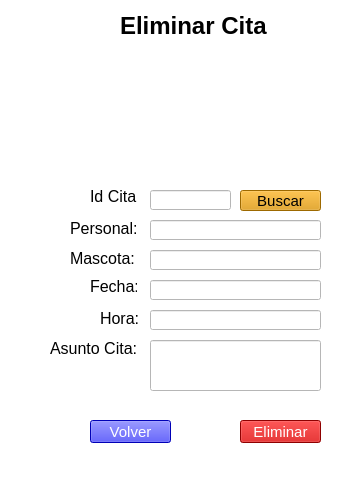
<?xml version="1.0" encoding="UTF-8"?>
<ui version="4.0">
 <class>MainWindow</class>
 <widget class="QMainWindow" name="MainWindow">
  <property name="geometry">
   <rect>
    <x>0</x>
    <y>0</y>
    <width>358</width>
    <height>502</height>
   </rect>
  </property>
  <property name="windowTitle">
   <string>MainWindow</string>
  </property>
  <property name="styleSheet">
   <string notr="true">background-color: rgb(255, 255, 255);</string>
  </property>
  <widget class="QWidget" name="centralwidget">
   <widget class="QLabel" name="label">
    <property name="geometry">
     <rect>
      <x>120</x>
      <y>10</y>
      <width>151</width>
      <height>31</height>
     </rect>
    </property>
    <property name="font">
     <font>
      <family>Arial</family>
      <pointsize>18</pointsize>
      <weight>75</weight>
      <bold>true</bold>
     </font>
    </property>
    <property name="text">
     <string>Eliminar Cita</string>
    </property>
   </widget>
   <widget class="QLabel" name="label_2">
    <property name="geometry">
     <rect>
      <x>140</x>
      <y>50</y>
      <width>111</width>
      <height>111</height>
     </rect>
    </property>
    <property name="text">
     <string/>
    </property>
    <property name="pixmap">
     <pixmap>Eliminar.jpeg</pixmap>
    </property>
    <property name="scaledContents">
     <bool>true</bool>
    </property>
   </widget>
   <widget class="QLabel" name="label_3">
    <property name="geometry">
     <rect>
      <x>90</x>
      <y>190</y>
      <width>47</width>
      <height>13</height>
     </rect>
    </property>
    <property name="font">
     <font>
      <family>Arial</family>
      <pointsize>12</pointsize>
     </font>
    </property>
    <property name="text">
     <string>Id Cita:</string>
    </property>
   </widget>
   <widget class="QLabel" name="label_4">
    <property name="geometry">
     <rect>
      <x>70</x>
      <y>220</y>
      <width>71</width>
      <height>16</height>
     </rect>
    </property>
    <property name="font">
     <font>
      <family>Arial</family>
      <pointsize>12</pointsize>
     </font>
    </property>
    <property name="text">
     <string>Personal:</string>
    </property>
   </widget>
   <widget class="QLabel" name="label_5">
    <property name="geometry">
     <rect>
      <x>70</x>
      <y>250</y>
      <width>71</width>
      <height>16</height>
     </rect>
    </property>
    <property name="font">
     <font>
      <family>Arial</family>
      <pointsize>12</pointsize>
     </font>
    </property>
    <property name="text">
     <string>Mascota:</string>
    </property>
   </widget>
   <widget class="QLabel" name="label_6">
    <property name="geometry">
     <rect>
      <x>90</x>
      <y>280</y>
      <width>47</width>
      <height>13</height>
     </rect>
    </property>
    <property name="font">
     <font>
      <family>Arial</family>
      <pointsize>12</pointsize>
     </font>
    </property>
    <property name="text">
     <string>Fecha:</string>
    </property>
   </widget>
   <widget class="QLabel" name="label_7">
    <property name="geometry">
     <rect>
      <x>100</x>
      <y>310</y>
      <width>41</width>
      <height>16</height>
     </rect>
    </property>
    <property name="font">
     <font>
      <family>Arial</family>
      <pointsize>12</pointsize>
     </font>
    </property>
    <property name="text">
     <string>Hora:</string>
    </property>
   </widget>
   <widget class="QLabel" name="label_8">
    <property name="geometry">
     <rect>
      <x>50</x>
      <y>340</y>
      <width>91</width>
      <height>16</height>
     </rect>
    </property>
    <property name="font">
     <font>
      <family>Arial</family>
      <pointsize>12</pointsize>
     </font>
    </property>
    <property name="text">
     <string>Asunto Cita:</string>
    </property>
   </widget>
   <widget class="QLineEdit" name="asunto">
    <property name="geometry">
     <rect>
      <x>150</x>
      <y>340</y>
      <width>171</width>
      <height>51</height>
     </rect>
    </property>
    <property name="font">
     <font>
      <family>Arial</family>
      <pointsize>12</pointsize>
     </font>
    </property>
   </widget>
   <widget class="QLineEdit" name="id">
    <property name="geometry">
     <rect>
      <x>150</x>
      <y>190</y>
      <width>81</width>
      <height>20</height>
     </rect>
    </property>
    <property name="font">
     <font>
      <family>Arial</family>
      <pointsize>11</pointsize>
     </font>
    </property>
    <property name="text">
     <string/>
    </property>
   </widget>
   <widget class="QLineEdit" name="personal">
    <property name="geometry">
     <rect>
      <x>150</x>
      <y>220</y>
      <width>171</width>
      <height>20</height>
     </rect>
    </property>
    <property name="font">
     <font>
      <family>Arial</family>
      <pointsize>11</pointsize>
     </font>
    </property>
    <property name="text">
     <string/>
    </property>
   </widget>
   <widget class="QLineEdit" name="mascota">
    <property name="geometry">
     <rect>
      <x>150</x>
      <y>250</y>
      <width>171</width>
      <height>20</height>
     </rect>
    </property>
    <property name="font">
     <font>
      <family>Arial</family>
      <pointsize>11</pointsize>
     </font>
    </property>
   </widget>
   <widget class="QLineEdit" name="fecha">
    <property name="geometry">
     <rect>
      <x>150</x>
      <y>280</y>
      <width>171</width>
      <height>20</height>
     </rect>
    </property>
    <property name="font">
     <font>
      <family>Arial</family>
      <pointsize>11</pointsize>
     </font>
    </property>
   </widget>
   <widget class="QLineEdit" name="hora">
    <property name="geometry">
     <rect>
      <x>150</x>
      <y>310</y>
      <width>171</width>
      <height>20</height>
     </rect>
    </property>
    <property name="font">
     <font>
      <family>Arial</family>
      <pointsize>11</pointsize>
     </font>
    </property>
   </widget>
   <widget class="QPushButton" name="volver">
    <property name="geometry">
     <rect>
      <x>90</x>
      <y>420</y>
      <width>81</width>
      <height>23</height>
     </rect>
    </property>
    <property name="font">
     <font>
      <family>Arial</family>
      <pointsize>11</pointsize>
     </font>
    </property>
    <property name="styleSheet">
     <string notr="true">color: rgb(255, 255, 255);
background-color: rgb(0, 0, 255);</string>
    </property>
    <property name="text">
     <string>Volver</string>
    </property>
   </widget>
   <widget class="QPushButton" name="eliminar">
    <property name="geometry">
     <rect>
      <x>240</x>
      <y>420</y>
      <width>81</width>
      <height>23</height>
     </rect>
    </property>
    <property name="font">
     <font>
      <family>Arial</family>
      <pointsize>11</pointsize>
     </font>
    </property>
    <property name="styleSheet">
     <string notr="true">color: rgb(255, 255, 255);
background-color: rgb(199, 0, 0);</string>
    </property>
    <property name="text">
     <string>Eliminar</string>
    </property>
   </widget>
   <widget class="QPushButton" name="buscar">
    <property name="geometry">
     <rect>
      <x>240</x>
      <y>190</y>
      <width>81</width>
      <height>21</height>
     </rect>
    </property>
    <property name="font">
     <font>
      <family>Arial</family>
      <pointsize>11</pointsize>
     </font>
    </property>
    <property name="styleSheet">
     <string notr="true">background-color: rgb(220, 147, 0);</string>
    </property>
    <property name="text">
     <string>Buscar</string>
    </property>
   </widget>
  </widget>
  <widget class="QMenuBar" name="menubar">
   <property name="geometry">
    <rect>
     <x>0</x>
     <y>0</y>
     <width>358</width>
     <height>21</height>
    </rect>
   </property>
  </widget>
  <widget class="QStatusBar" name="statusbar"/>
 </widget>
 <resources/>
 <connections/>
</ui>
